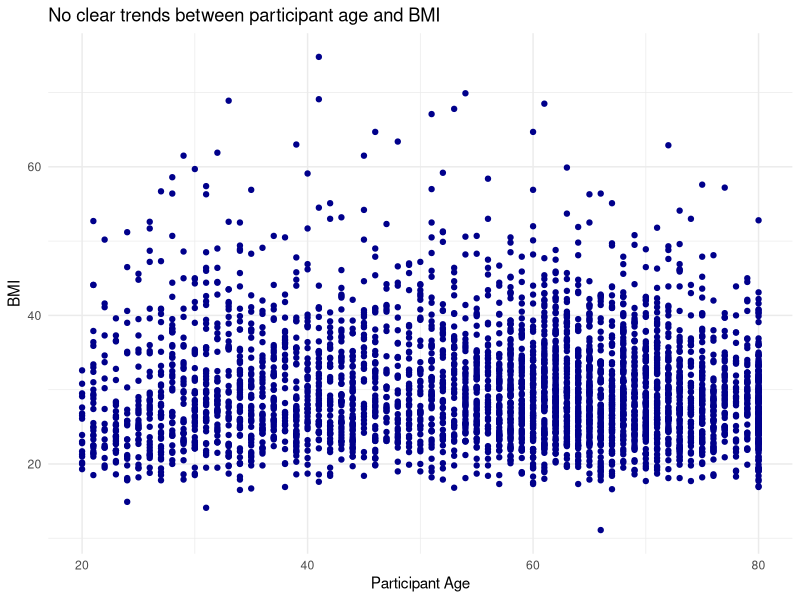
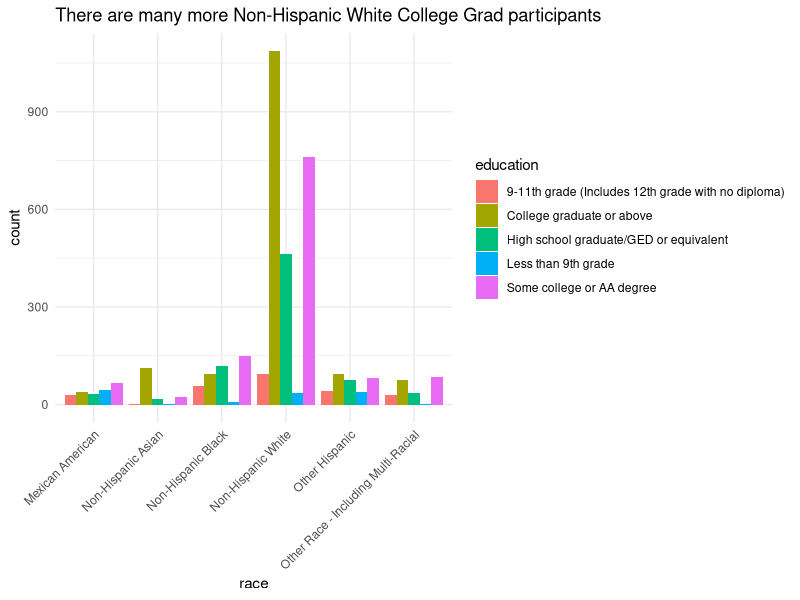
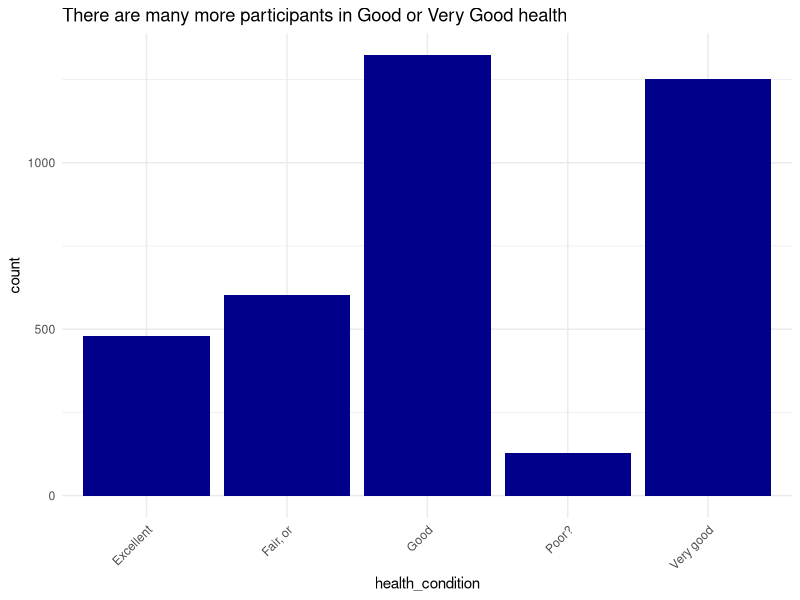
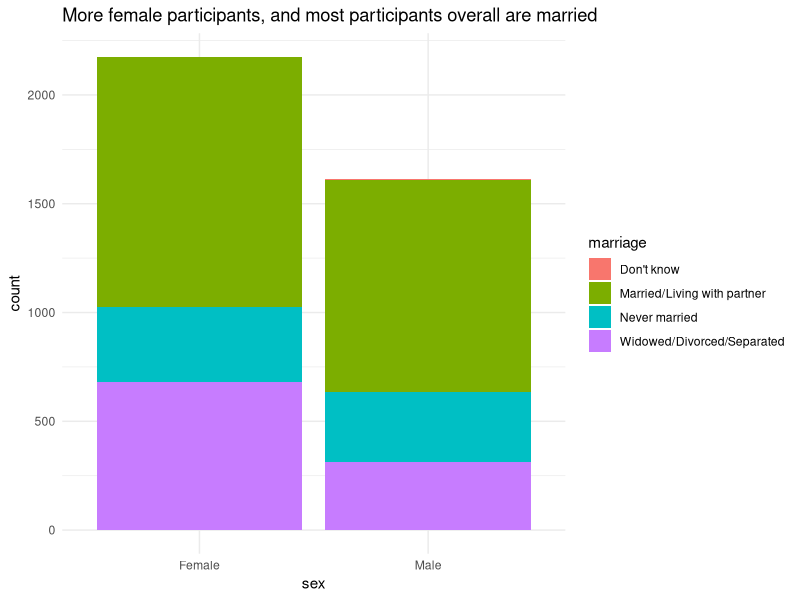
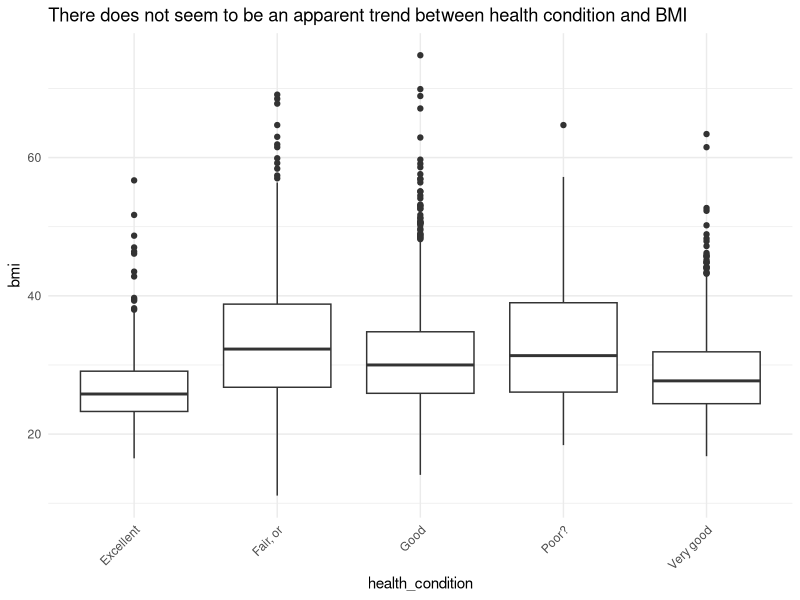
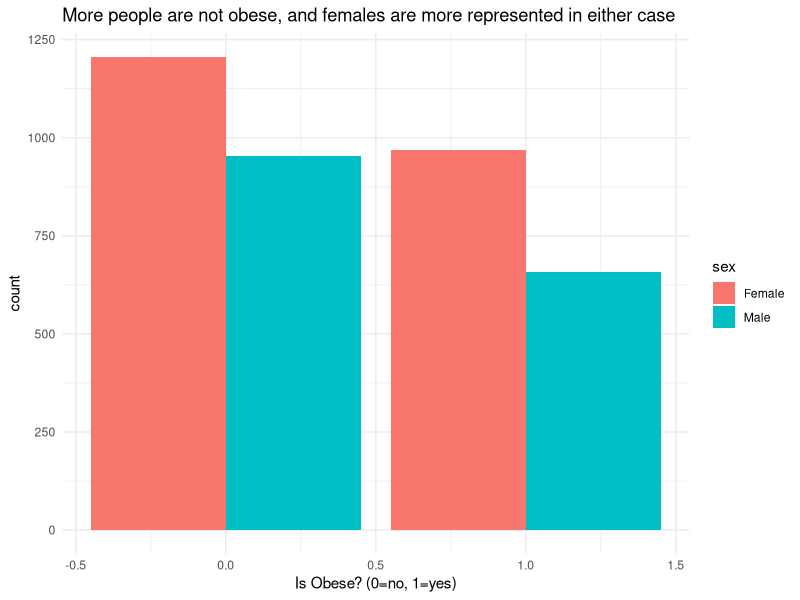
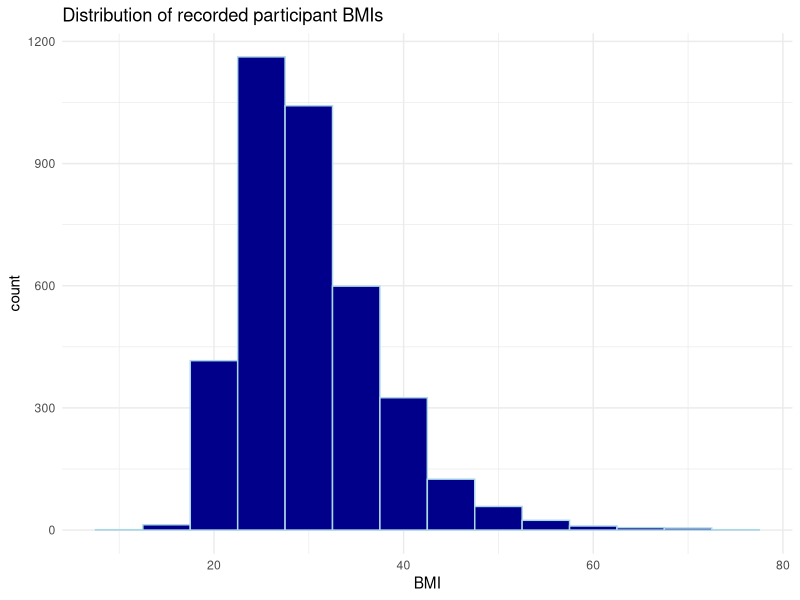

Write the R code that produced these figures, in order.
## ---- chunk 1
library(readr)
library(ggplot2)
data = read_csv("nhanes.csv")
## ---- chunk 2
ggplot(data, aes(x=age, y=bmi)) +
  geom_point(color="darkblue") +
  labs(title="No clear trends between participant age and BMI", x="Participant Age", y="BMI") +
  theme_minimal()
## ---- chunk 3
ggplot(data, aes(x=race, fill=education)) +
  geom_bar(position="dodge") +
  theme_minimal() +
  theme(axis.text.x = element_text(angle = 45, hjust = 1)) +
  labs(title="There are many more Non-Hispanic White College Grad participants")
## ---- chunk 4
ggplot(data, aes(x=health_condition)) +
  geom_bar(fill="darkblue") +
  theme_minimal() +
  theme(axis.text.x = element_text(angle = 45, hjust = 1)) +
  labs(title="There are many more participants in Good or Very Good health")
## ---- chunk 5
ggplot(data, aes(x=sex, fill=marriage)) +
  geom_bar() +
  theme_minimal() +
  labs(title="More female participants, and most participants overall are married")
## ---- chunk 6
ggplot(data, aes(x=health_condition, y=bmi)) +
  geom_boxplot() +
  theme_minimal() +
  theme(axis.text.x = element_text(angle = 45, hjust = 1)) +
  labs(title="There does not seem to be an apparent trend between health condition and BMI")
## ---- chunk 7
#somewhat broken
#ggplot(filtered_data, aes(x=income_to_poverty, y=health_location)) +
#  geom_boxplot() +
#  theme_minimal() +
#  #theme(axis.text.x = element_text(angle = 45, hjust = 1)) +
#  labs(title="Income to Poverty Ratio might be correlated to Healthcare Location")
## ---- chunk 8
ggplot(data, aes(x=is_obese, fill=sex)) +
  geom_bar(position="dodge") +
  theme_minimal() +
  labs(title="More people are not obese, and females are more represented in either case", x="Is Obese? (0=no, 1=yes)")
## ---- chunk 9
ggplot(data, aes(x=bmi)) +
  geom_histogram(binwidth=5, fill="darkblue", color="lightblue") +
  labs(title="Distribution of recorded participant BMIs", x="BMI") +
  theme_minimal()
